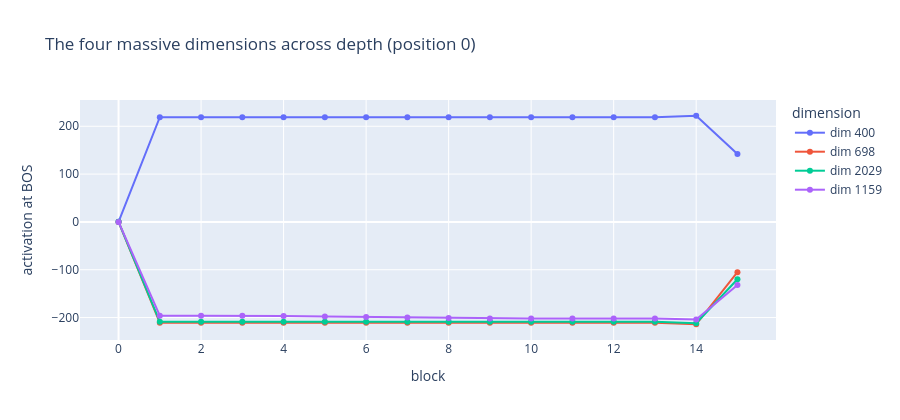

Notebook code for this chart:
### Markdown cell above
The whole thing is written by the **MLP of block 1, in one step**: +219, −211, −209, −196, out of a
residual stream that was at 0.2 the layer before. Attention contributes nothing anywhere — below
0.2 at every layer — and blocks 2 through 13 add a few tenths each.

Then the **last block's MLP deletes 40–50% of it**: −80, +109, +92, +71, each opposing the value it
acts on. This is a bias written once, carried, and partly cleared before the unembedding,
not a feature being maintained.

### Code cell
fig = px.line(
    np.stack(trajectory),
    labels=dict(index="block", value="activation at BOS", variable="dimension"),
    title="The four massive dimensions across depth (position 0)",
    markers=True,
    height=420,
)
fig.for_each_trace(lambda t: t.update(name=f"dim {MASSIVE[int(t.name)]}"))
fig.show()

### Figure 1 — Plotly figure (JSON) as saved in the notebook; plotly's stock layout.template omitted (floating-point values rounded to 4 significant figures)
{"data": [{"hovertemplate": "dimension=0<br>block=%{x}<br>activation at BOS=%{y}<extra></extra>", "legendgroup": "0", "line": {"color": "#636efa", "dash": "solid"}, "marker": {"symbol": "circle"}, "mode": "lines+markers", "name": "dim 400", "orientation": "v", "showlegend": true, "type": "scatter", "x": [0, 1, 2, 3, 4, 5, 6, 7, 8, 9, 10, 11, 12, 13, 14, 15], "xaxis": "x", "y": [0.2021, 219.0, 219.0, 219.0, 219.0, 219.0, 219.0, 219.0, 219.0, 219.0, 219.0, 219.0, 219.0, 219.0, 222.0, 142.0], "yaxis": "y"}, {"hovertemplate": "dimension=1<br>block=%{x}<br>activation at BOS=%{y}<extra></extra>", "legendgroup": "1", "line": {"color": "#EF553B", "dash": "solid"}, "marker": {"symbol": "circle"}, "mode": "lines+markers", "name": "dim 698", "orientation": "v", "showlegend": true, "type": "scatter", "x": [0, 1, 2, 3, 4, 5, 6, 7, 8, 9, 10, 11, 12, 13, 14, 15], "xaxis": "x", "y": [0.05151, -211.0, -211.0, -211.0, -211.0, -211.0, -211.0, -211.0, -211.0, -211.0, -211.0, -211.0, -211.0, -211.0, -214.0, -105.0], "yaxis": "y"}, {"hovertemplate": "dimension=2<br>block=%{x}<br>activation at BOS=%{y}<extra></extra>", "legendgroup": "2", "line": {"color": "#00cc96", "dash": "solid"}, "marker": {"symbol": "circle"}, "mode": "lines+markers", "name": "dim 2029", "orientation": "v", "showlegend": true, "type": "scatter", "x": [0, 1, 2, 3, 4, 5, 6, 7, 8, 9, 10, 11, 12, 13, 14, 15], "xaxis": "x", "y": [0.1152, -209.0, -209.0, -209.0, -209.0, -209.0, -209.0, -209.0, -209.0, -209.0, -209.0, -209.0, -209.0, -209.0, -212.0, -120.0], "yaxis": "y"}, {"hovertemplate": "dimension=3<br>block=%{x}<br>activation at BOS=%{y}<extra></extra>", "legendgroup": "3", "line": {"color": "#ab63fa", "dash": "solid"}, "marker": {"symbol": "circle"}, "mode": "lines+markers", "name": "dim 1159", "orientation": "v", "showlegend": true, "type": "scatter", "x": [0, 1, 2, 3, 4, 5, 6, 7, 8, 9, 10, 11, 12, 13, 14, 15], "xaxis": "x", "y": [0.05371, -196.0, -196.0, -196.0, -197.0, -198.0, -199.0, -200.0, -201.0, -202.0, -202.0, -202.0, -202.0, -202.0, -204.0, -132.0], "yaxis": "y"}], "layout": {"height": 420, "legend": {"title": {"text": "dimension"}, "tracegroupgap": 0}, "title": {"text": "The four massive dimensions across depth (position 0)"}, "xaxis": {"anchor": "y", "domain": [0.0, 1.0], "title": {"text": "block"}}, "yaxis": {"anchor": "x", "domain": [0.0, 1.0], "title": {"text": "activation at BOS"}}}}
